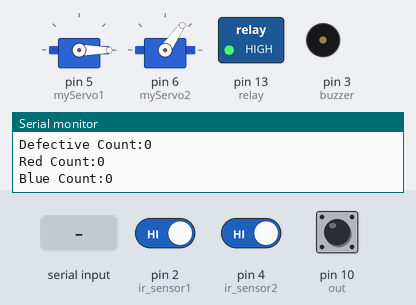
The sketch below on a simulated Arduino Uno, built with avr-gcc and run on an emulated ATmega328P. Parts: 2 × servo, switched loads named in the sketch (green lamp = pin HIGH), buzzer (waves = sounding, pin HIGH), the last lines printed to the serial monitor. The inputs (shaded band) are chosen by the test bench; at power-on: pin 4 (ir_sensor2) HIGH, pin 2 (ir_sensor1) HIGH, pin 10 (out) LOW. Pins used as bus, display or sensor lines are not drawn.

Above: at 1.2 s.
1.3 s: pin 4 (ir_sensor2) driven LOW
At 2.7 s:
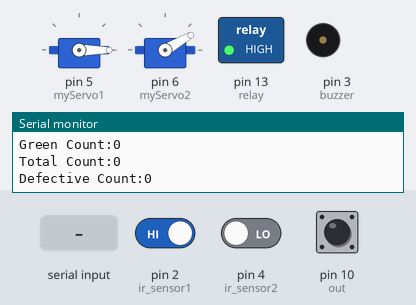
4.3 s: "START\n" received over Serial
At 5.53 s:
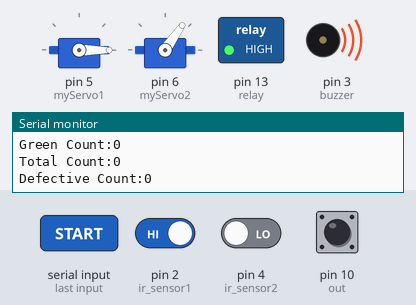
7.3 s: pin 2 (ir_sensor1) driven LOW
At 8.01 s:
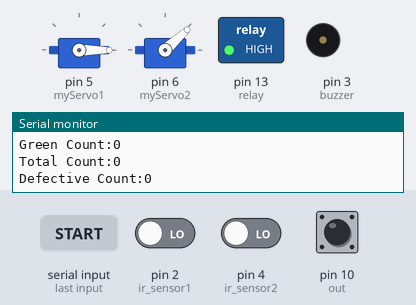
9.4 s: pin 10 (out) pulsed HIGH 5 times (0.12 s each, 0.3 s apart)
19.9 s: "STOP\n" received over Serial
Timing chart, 0 to 22.4 s (numbered marks = the images above; inputs shaded):
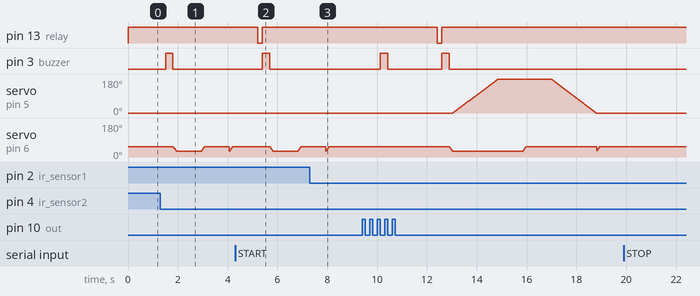

The sketch:

abc123.ino
```cpp
#include <Servo.h>

Servo myServo1;
Servo myServo2;
const int ir_sensor1 = 2;
const int buzzer = 3;
const int s2 = 12;
const int s3 = 11;
const int out = 10;
const int relay = 13;
const int ir_sensor2 = 4;

// Product counters
int redCount = 0;
int greenCount = 0;
int blueCount = 0;
int totalProductCount = 0;
int defectiveProductCount = 0;

// Variables
int red = 0;
int green = 0;
int blue = 0;
String x = "";

void setup() {
  Serial.begin(9600);

  pinMode(ir_sensor1, INPUT);
  pinMode(relay, OUTPUT);
  digitalWrite(relay, HIGH); // Conveyor off initially
  pinMode(buzzer, OUTPUT);

  pinMode(s2, OUTPUT);
  pinMode(s3, OUTPUT);
  pinMode(out, INPUT);

  myServo1.attach(5); // Turnaround motor
  myServo2.attach(6); // Catcher

  myServo1.write(0);
  myServo2.write(55); // Ensure catcher is open at the start
  myServo2.detach(); // Ensure servo2 is inactive initially
}

void loop() {
    // Process serial input for conveyor control
    if (Serial.available()) {
        String command = Serial.readStringUntil('\n');

        if (command == "START") {
            digitalWrite(relay, LOW); // Start conveyor
            Serial.println("Conveyor Started");
        } else if (command == "STOP") {
            digitalWrite(relay, HIGH); // Stop conveyor
            Serial.println("Conveyor Stopped");
        } else if (command == "RESET") {
            resetCounters();
        }
    }

    //color(); // Detect color

    if (digitalRead(ir_sensor1) == LOW) {
        delay(80);
        color(); // Detect color
        digitalWrite(buzzer, HIGH); // Sound buzzer
        digitalWrite(relay, HIGH);  // Stop conveyor
        delay(300);
        digitalWrite(buzzer, LOW);  // Turn off buzzer

        if ((red > blue && red > green) && (red > 100 && red < 280) && (green > 0 && green < 110) && (blue > 0 && blue < 110)) {
            Serial.println("Red Color");
            x = "Red Color";
            redCount++;
        }
        else if ((blue > red) && (blue < 250 && blue > 100) && (green > 90 && green < 250) && (red > 0 && red < 150)) {
            Serial.println("Blue Color");
            x = "Blue Color";
            blueCount++;
        }
        else if ((green > blue) && (green > 90 && green < 350) && (blue > 10 && blue < 290) && (red > 80 && red < 320)) {
            Serial.println("Green Color");
            x = "Green Color";
            greenCount++;
        }
        else {
            Serial.println("Defective Product");
            x = "Defective Product";
            defectiveProductCount++;
        }

        totalProductCount++;
        delay(2000);
        digitalWrite(relay, LOW); // Start conveyor again
        delay(20);
    }

    // Send data to C# application
    Serial.println("Red Count:" + String(redCount));
    Serial.println("Blue Count:" + String(blueCount));
    Serial.println("Green Count:" + String(greenCount));
    Serial.println("Total Count:" + String(totalProductCount));
    Serial.println("Defective Count:" + String(defectiveProductCount));

    if (digitalRead(ir_sensor2) == LOW) {
        delay(150);
        digitalWrite(buzzer, HIGH);
        digitalWrite(relay, HIGH);
        delay(300);
        digitalWrite(buzzer, LOW);

        // Close catcher to grab the box
        myServo2.attach(6);
        closeCatcher();

        if (x == "Red Color") {
            moveServo(myServo1, 45);
        } else if (x == "Blue Color") {
            moveServo(myServo1, 90);
        } else if (x == "Green Color") {
            moveServo(myServo1, 135);
        } else if (x == "Defective Product") {
            moveServo(myServo1, 180);
        }

        delay(1000);
        openCatcher(); // Drop the box
        delay(1000);

        moveServo(myServo1, 0); // Reset robotic arm

        openCatcher(); // Ensure catcher remains open at the start position
        myServo2.detach(); // Disable catcher servo
        x = ""; // Reset color identifier
        delay(1000);
    }
}

// Function to move robotic arm to a specific position
void moveServo(Servo &servo, int position) {
    int currentPos = servo.read();
    int step = (position > currentPos) ? 1 : -1;

    for (int i = currentPos; i != position; i += step) {
        servo.write(i);
        delay(10);
    }
    servo.write(position);
}

// Function to open the catcher
void openCatcher() {
    for (int i = 30; i <= 55; i++) {
        myServo2.write(i);
        delay(5);
    }
}

// Function to close the catcher
void closeCatcher() {
    for (int i = 55; i >= 30; i--) {
        myServo2.write(i);
        delay(5);
    }
}

// Function to reset product counts
void resetCounters() {
    redCount = 0;
    greenCount = 0;
    blueCount = 0;
    totalProductCount = 0;
    defectiveProductCount = 0;
    Serial.println("Counters reset");
}

// Function to detect color
void color() {
    digitalWrite(s2, LOW);
    digitalWrite(s3, LOW);
    red = pulseIn(out, digitalRead(out) == HIGH ? LOW : HIGH);
    digitalWrite(s3, HIGH);
    blue = pulseIn(out, digitalRead(out) == HIGH ? LOW : HIGH);
    digitalWrite(s2, HIGH);
    green = pulseIn(out, digitalRead(out) == HIGH ? LOW : HIGH);

    red = map(red,251,100,0,255);
    green = map(green,271,106,0,255);
    blue = map(blue,254,92,0,255);
}
```

Measured:
- after the input at 1.3 s, pin 3 (buzzer): LOW → HIGH after 0.21 s, → LOW 0.30 s later
- after the input at 4.3 s, pin 13 (relay): HIGH → LOW after 0.90 s, → HIGH 0.18 s later
- after the input at 7.3 s, pin 3 (buzzer): stays LOW (without the input it goes to HIGH after 1.9 s)
- by itself, servo on pin 5 (myServo1): rises from 0° to 180° in 1.8 s, then falls to 0° in 4.0 s
